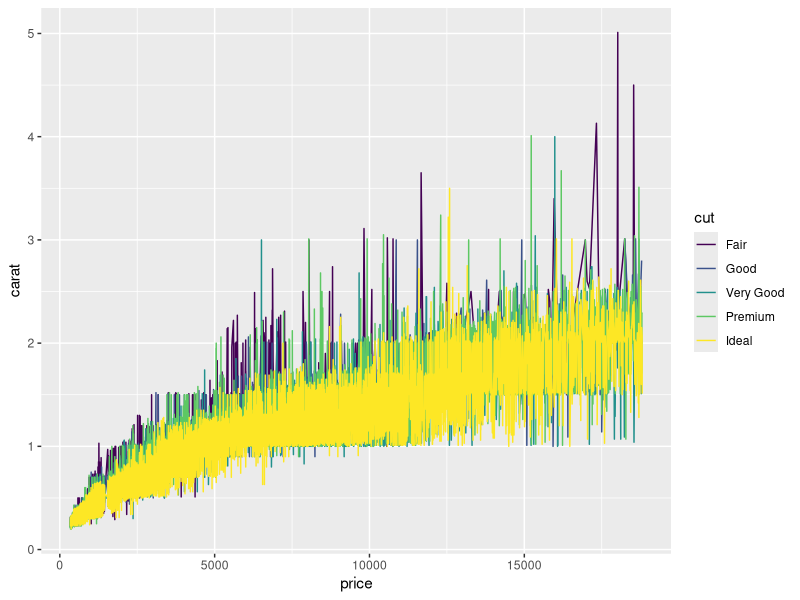

Generate this figure with R:
## ---- chunk 1
library(tidyverse)
## ---- chunk 2
### In this code chunk, start with the diamonds dataset (built in to
### ggplot2 package) and create a plot of price vs. carat (or some other
### variables of your choice)
## ---- chunk 3
diamonds
ggplot(diamonds, aes(x = price, y = carat, color = cut)) +
  geom_line()
## ---- chunk 4
### Both partners - delete this comment, then write some code here
### to plot, summarize, calculate something simple using the diamonds
### dataset (or anything you like, really)
## ---- chunk 5
### Both partners - delete this comment, then write some code here
### to plot, summarize, calculate something simple using the diamonds
### dataset (or anything you like, really)
